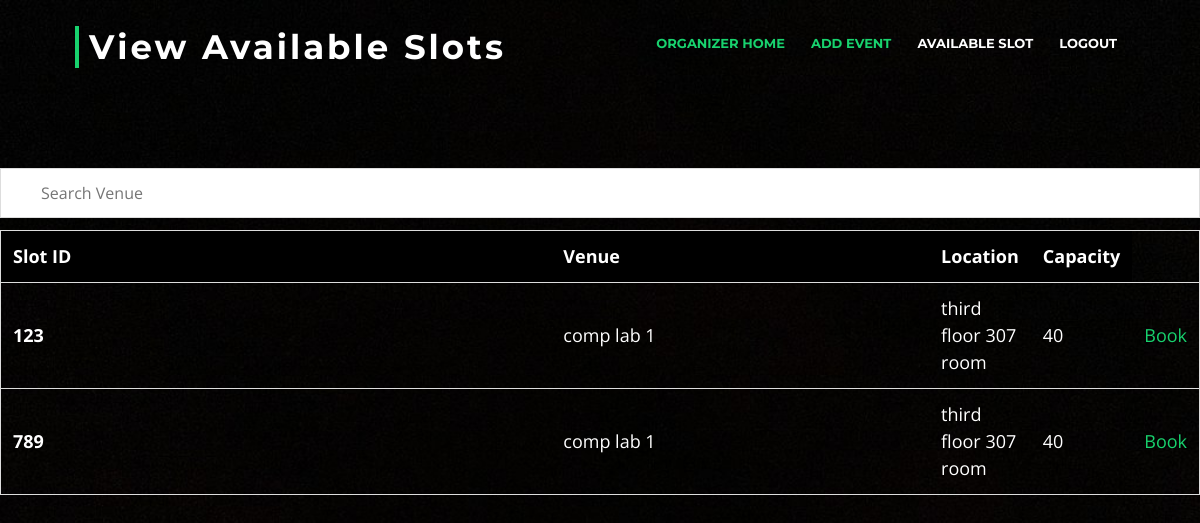
Before: /viewslot.php with the older database file.
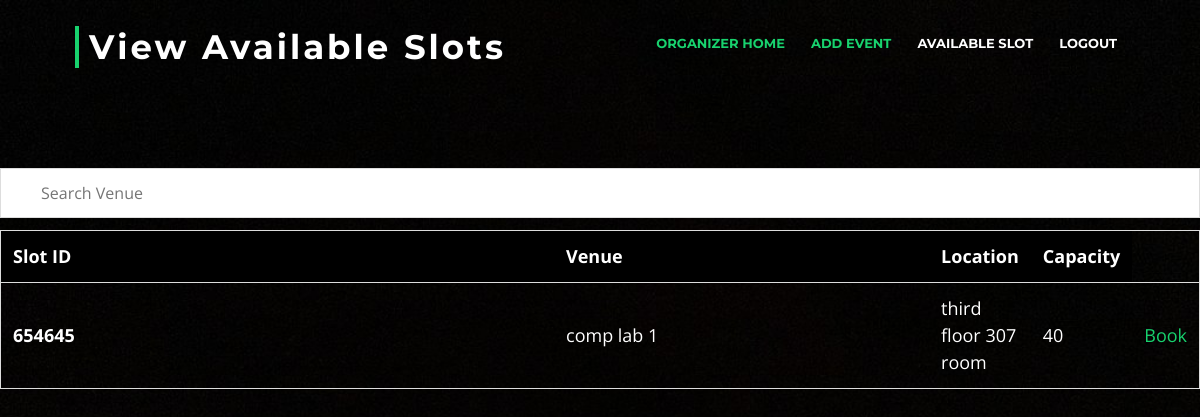
After: the same page with the newer database file.
### tables this page shows
CREATE TABLE `slot` (
  `StartTime` time NOT NULL,
  `EndTime` time NOT NULL,
  `SlotID` int(11) NOT NULL,
  `EventDate` date NOT NULL,
  `VenueID` int(11) NOT NULL,
  `available` int(11) DEFAULT NULL
);

CREATE TABLE `venue_` (
  `VenueID` int(11) NOT NULL,
  `VenueName` varchar(100) NOT NULL,
  `VenueCapacity` int(11) NOT NULL,
  `VenueFileimg` varchar(100) DEFAULT NULL,
  `VenueLocation` varchar(100) NOT NULL
);

### viewslot.php (the view, shortened to what this page needs)
<?php
  $conn = mysqli_connect("localhost","root","","eventadministration") or die($conn);
?>
<!DOCTYPE html>
<html lang="en">
<head>
  <link href="lib/bootstrap/css/bootstrap.min.css" rel="stylesheet">
  <link href="lib/font-awesome/css/font-awesome.min.css" rel="stylesheet">
  <link href="lib/animate/animate.min.css" rel="stylesheet">
  <link href="lib/ionicons/css/ionicons.min.css" rel="stylesheet">
  <link href="lib/owlcarousel/assets/owl.carousel.min.css" rel="stylesheet">
  <link href="lib/lightbox/css/lightbox.min.css" rel="stylesheet">
  <link href="css/style.css" rel="stylesheet">
</head>
<body>
<br><br><br><br><br>
	<header id="header">
    <div class="container-fluid">
      <div id="logo" class="pull-left">
        <h1><a href="#intro" class="scrollto">View Available Slots</a></h1>
      </div>
      <?php
  $oid = $_GET["oid"];
    echo" <nav id='nav-menu-container'>
        <ul class='nav-menu'>
          <li class='menu-active'><a href='welcomeorganizer.php?oid=". $oid . "'>Organizer Home</a></li>
          <li class='menu-active'><a href='addevent.php?oid=". $oid . "'>Add Event</a></li>
          <li><a href='viewslot.php?oid=". $oid . "'>Available slot</a></li>
		  <li><a href='logout2.php'>Logout</a></li>
        </ul>
      </nav>";
      ?>
    </div>
	</header>
	<br><br>
  <input type="text" id="myInput" onkeyup="myFunction()" placeholder="Search Venue">
<table id="myTable">
  <tr class="header">
  <th style="width:60%;">Slot ID</th>
    <th style="width:60%;">Venue</th>
    <th style="width:60%;">Location</th>
    <th style="width:60%;">Capacity</th>
  </tr>
  <?php
  $que = "SELECT SlotID,VenueName,VenueLocation,VenueCapacity
  FROM slot join venue_ on slot.VenueID=venue_.VenueID
  WHERE available = 1";
  $res = mysqli_query($conn,$que);
  while($row = mysqli_fetch_assoc($res))
  {
    echo "<tr>
    <th scope='row'>". $row['SlotID'] . "</th>
    <td>". $row['VenueName'] . "</td>
    <td>". $row['VenueLocation'] . "</td>
    <td>". $row['VenueCapacity'] . "</td>
    <td>  <a href='bookevent.php?id=". $row['SlotID'] . "&oid=".$oid."'>Book</a> </td>
  </tr>";
  }
      ?>
</table>
</body>
</html>

### css/style.css (style rules this page uses)
body { color: #666666; font-family: "Open Sans", sans-serif; }
a { color: #18d26e; transition: 0.5s; }
h1, h2, h3, h4, h5, h6 { font-family: "Montserrat", sans-serif; font-weight: 400; margin: 0 0 20px 0; padding: 0; }
#header { padding: 30px 0; height: 92px; position: fixed; left: 0; top: 0; right: 0; transition: all 0.5s; z-index: 997; }
#header #logo { float: left; }
@media (min-width: 1024px) { #header #logo { padding-left: 60px; } }
#header #logo h1 { font-size: 34px; margin: 0; padding: 0; line-height: 1; font-family: "Montserrat", sans-serif; font-weight: 700; letter-spacing: 3px; }
#header #logo h1 a, #header #logo h1 a:hover { color: #fff; padding-left: 10px; border-left: 4px solid #18d26e; }
.nav-menu, .nav-menu * { margin: 0; padding: 0; list-style: none; }
.nav-menu li { position: relative; white-space: nowrap; }
.nav-menu > li { float: left; }
#nav-menu-container { float: right; margin: 0; }
@media (min-width: 1024px) { #nav-menu-container { padding-right: 60px; } }
.nav-menu a { padding: 0 8px 10px 8px; text-decoration: none; display: inline-block; color: #fff; font-family: "Montserrat", sans-serif; font-weight: 700; font-size: 13px; text-transform: uppercase; outline: none; }
.nav-menu li:hover > a, .nav-menu > .menu-active > a { color: #18d26e; }
.nav-menu > li { margin-left: 10px; }

### viewslot.php (style rules this page uses)
body { background: url("img/black.jpg"); background-size:cover; background-repeat:repeat-y; color:white; }
#myInput { background-image: url('/css/searchicon.png'); background-position: 10px 12px; background-repeat: no-repeat; width: 100%; font-size: 16px; padding: 12px 20px 12px 40px; border: 1px solid #ddd; margin-bottom: 12px; }
#myTable { border-collapse: collapse; width: 100%; border: 1px solid #ddd; font-size: 18px; }
#myTable th, #myTable td { text-align: left; padding: 12px; }
#myTable tr { border-bottom: 1px solid #ddd; }
#myTable tr.header, #myTable tr:hover { background-color: black; }

Changed rows visible on the page:
no longer on this page (row edited): slot: SlotID "123", VenueID.VenueName "comp lab 1", VenueID.VenueLocation "third floor 307 room", VenueID.VenueCapacity "40"
removed slot: SlotID "789", VenueID.VenueName "comp lab 1", VenueID.VenueLocation "third floor 307 room", VenueID.VenueCapacity "40"
added slot: SlotID "654645", VenueID.VenueName "comp lab 1", VenueID.VenueLocation "third floor 307 room", VenueID.VenueCapacity "40"
